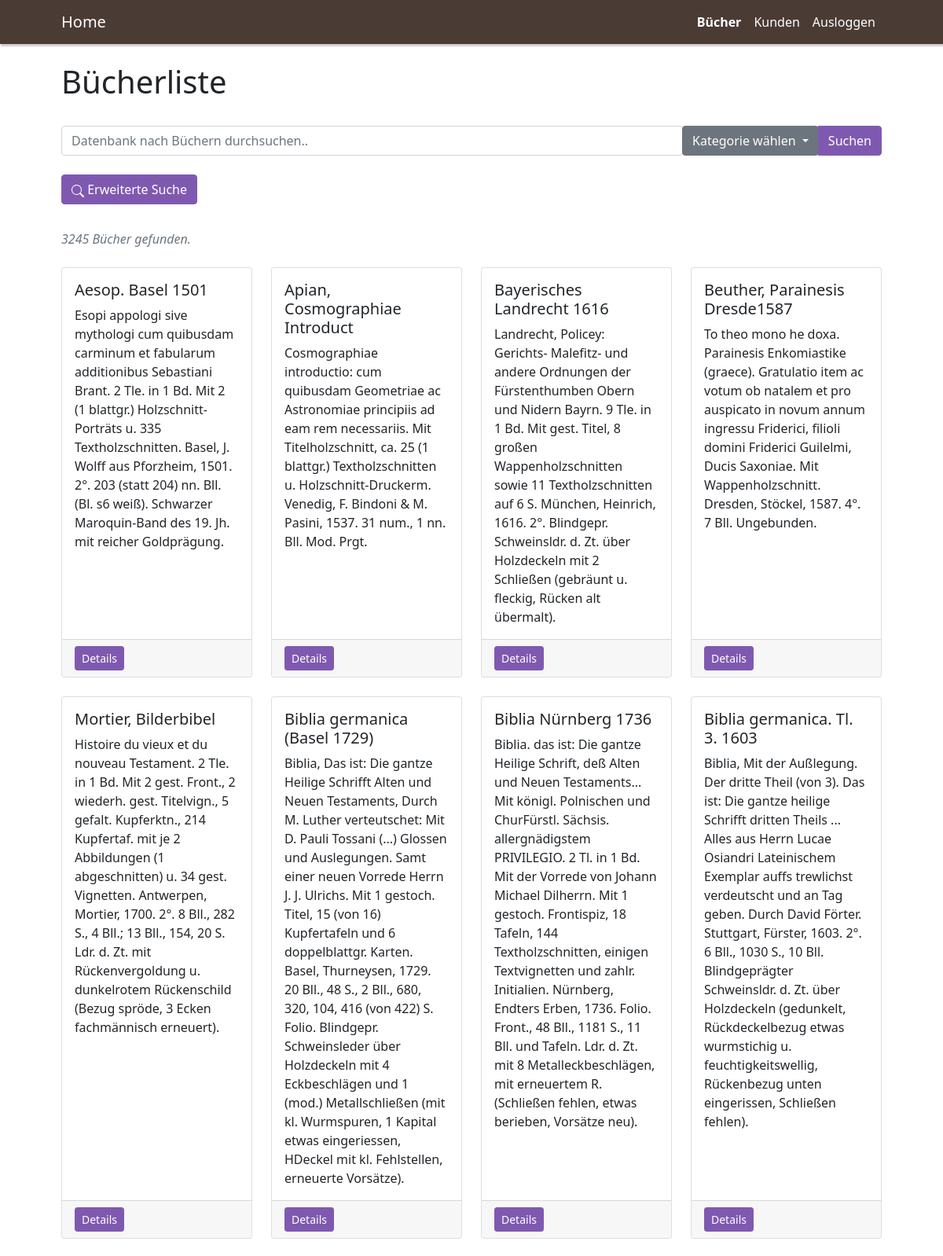
The app's page /index.php?view=viewBook (signed in, upper part) with its own data.
### tables this page shows
CREATE TABLE `buecher` (
  `id` int(10) unsigned NOT NULL,
  `katalog` int(11) NOT NULL,
  `nummer` int(11) NOT NULL,
  `kurztitle` text NOT NULL,
  `kategorie` int(11) NOT NULL,
  `verkauft` tinyint(1) NOT NULL,
  `kaufer` int(11) NOT NULL,
  `autor` text NOT NULL,
  `title` text NOT NULL,
  `sprache` varchar(250) NOT NULL,
  `foto` varchar(250) NOT NULL,
  `verfasser` int(11) NOT NULL,
  `zustand` char(1) NOT NULL
);

### controller/BookController.php (called while the page is built, shortened)
<?php
class BookController
{
    public function loadBooks($start, $limit, $db)
    {
        $Books = new Book();
        $Books = $Books->get_data($start, $limit, $db);
        return $Books;
    }
}
?>

### model/book.php (called while the page is built, shortened)
<?php
class Book{
    public function get_data($start,$limit,$db){
        $countrecords = $db->query("SELECT COUNT(*) FROM buecher");
        $countrecords = $countrecords->fetchColumn();
        $stmt = $db->prepare("SELECT * FROM buecher LIMIT $start, $limit");
        $stmt->execute();
        return array($countrecords,$stmt->fetchAll(PDO::FETCH_CLASS, "Book"));
    }
}
?>

### view/viewBook.inc.php (shortened to what this page needs)
<br>
<h1>Bücherliste</h1>
<?php
require_once('controller/BookController.php');
require_once('helpers/paginationmanagement.php');
include 'model/book.php';
include 'helpers/searchmanagement.inc.php';
$db = Database::getInstance();
$countOfResults = 20;
$paginationsystem = new paginationmanagement($countOfResults);
$start = $paginationsystem->get_start();
$limit = $paginationsystem->get_limit();
$books  = new BookController($db);
$result = $books->loadBooks($start, $limit, $db);
$totalcounts = $result[0];
$books = $result[1];
?>
<br>
<form method="get" action="#">
    <div class="input-group">
        <p class="text-secondary py-2" style="font-style: italic"><?php echo $totalcounts?> Bücher gefunden.</p>
        <div class="row gx-4 gx-lg-4">
            <?php foreach ($books as $book) : ?>
                <div class="col-md-3 mb-4">
                    <div class="card h-100">
                        <div class="card-body">
                            <h5 class="card-title"><?php echo ($book->kurztitle); ?></h5>
                            <p class="card-text"><?php echo ($book->title) ?></p>
                        </div>
                        <div class="card-footer"><a class="btn btn-primary btn-sm" href="#!" data-bs-toggle="modal" data-bs-target="#id<?php echo $book->id ?>">Details</a></div>
                    </div>
                </div>
            <?php endforeach; ?>
        </div>
</form>

### records on screen
buecher: kurztitle "Aesop. Basel 1501", title "Esopi appologi sive mythologi cum quibusdam carminum et fabularum additionibus Sebastiani Brant. 2 Tle. in 1 Bd. Mit 2 (1 blattgr.) Holzschnitt-Porträts u. 335 Textholzschnitten. Basel, J. Wolff aus Pforzheim, 1501. 2°. 203 (statt 204) nn. Bll. (Bl. s6 weiß). Schwarzer Maroquin-Band des 19. Jh. mit reicher Goldprägung."
buecher: kurztitle "Apian, Cosmographiae Introduct", title "Cosmographiae introductio: cum quibusdam Geometriae ac Astronomiae principiis ad eam rem necessariis. Mit Titelholzschnitt, ca. 25 (1 blattgr.) Textholzschnitten u. Holzschnitt-Druckerm. Venedig, F. Bindoni & M. Pasini, 1537. 31 num., 1 nn. Bll. Mod. Prgt."
buecher: kurztitle "Bayerisches Landrecht 1616", title "Landrecht, Policey: Gerichts- Malefitz- und andere Ordnungen der Fürstenthumben Obern und Nidern Bayrn. 9 Tle. in 1 Bd. Mit gest. Titel, 8 großen Wappenholzschnitten sowie 11 Textholzschnitten auf 6 S. München, Heinrich, 1616. 2°. Blindgepr. Schweinsldr. d. Zt. über Holzdeckeln mit 2 Schließen (gebräunt u. fleckig, Rücken alt übermalt)."
buecher: kurztitle "Beuther, Parainesis Dresde1587", title "To theo mono he doxa. Parainesis Enkomiastike (graece). Gratulatio item ac votum ob natalem et pro auspicato in novum annum ingressu Friderici, filioli domini Friderici Guilelmi, Ducis Saxoniae. Mit Wappenholzschnitt. Dresden, Stöckel, 1587. 4°. 7 Bll. Ungebunden."
buecher: kurztitle "Mortier, Bilderbibel", title "Histoire du vieux et du nouveau Testament. 2 Tle. in 1 Bd. Mit 2 gest. Front., 2 wiederh. gest. Titelvign., 5 gefalt. Kupferktn., 214 Kupfertaf. mit je 2 Abbildungen (1 abgeschnitten) u. 34 gest. Vignetten. Antwerpen, Mortier, 1700. 2°. 8 Bll., 282 S., 4 Bll.; 13 Bll., 154, 20 S. Ldr. d. Zt. mit Rückenvergoldung u. dunkelrotem Rückenschild (Bezug spröde, 3 Ecken fachmännisch erneuert)."
buecher: kurztitle "Biblia germanica (Basel 1729)", title "Biblia, Das ist: Die gantze Heilige Schrifft Alten und Neuen Testaments, Durch M. Luther verteutschet: Mit D. Pauli Tossani (...) Glossen und Auslegungen. Samt einer neuen Vorrede Herrn J. J. Ulrichs. Mit 1 gestoch. Titel, 15 (von 16) Kupfertafeln und 6 doppelblattgr. Karten. Basel, Thurneysen, 1729. 20 Bll., 48 S., 2 Bll., 680, 320, 104, 416 (von 422) S. Folio. Blindgepr. Schweinsleder über Holzdeckeln mit 4 Eckbeschlägen und 1 (mod.) Metallschließen (mit kl. Wurmspuren, 1 Kapital etwas eingeriessen, HDeckel mit kl. Fehlstellen, erneuerte Vorsätze)."
buecher: kurztitle "Biblia Nürnberg 1736", title "Biblia. das ist: Die gantze Heilige Schrift, deß Alten und Neuen Testaments... Mit königl. Polnischen und ChurFürstl. Sächsis. allergnädigstem PRIVILEGIO. 2 Tl. in 1 Bd. Mit der Vorrede von Johann Michael Dilherrn. Mit 1 gestoch. Frontispiz, 18 Tafeln, 144 Textholzschnitten, einigen Textvignetten und zahlr. Initialien. Nürnberg, Endters Erben, 1736. Folio. Front., 48 Bll., 1181 S., 11 Bll. und Tafeln. Ldr. d. Zt. mit 8 Metalleckbeschlägen, mit erneuertem R. (Schließen fehlen, etwas berieben, Vorsätze neu)."
buecher: kurztitle "Biblia germanica. Tl. 3. 1603", title "Biblia, Mit der Außlegung. Der dritte Theil (von 3). Das ist: Die gantze heilige Schrifft dritten Theils ... Alles aus Herrn Lucae Osiandri Lateinischem Exemplar auffs trewlichst verdeutscht und an Tag geben. Durch David Förter. Stuttgart, Fürster, 1603. 2°. 6 Bll., 1030 S., 10 Bll. Blindgeprägter Schweinsldr. d. Zt. über Holzdeckeln (gedunkelt, Rückdeckelbezug etwas wurmstichig u. feuchtigkeitswellig, Rückenbezug unten eingerissen, Schließen fehlen)."

### other values on screen
$value "Bücher"
$value "Kunden"
$value "Ausloggen"
$totalcounts "3245"
